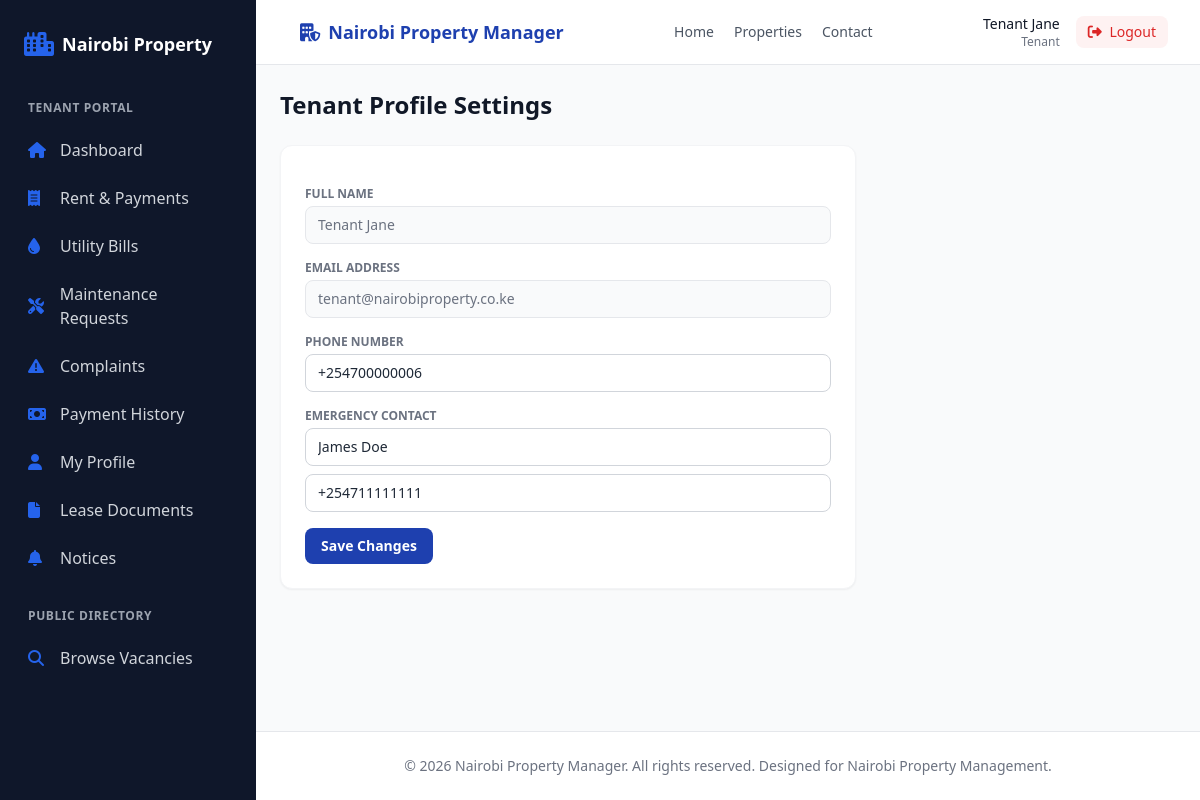
Page /tenant/profile.php (signed in) on the committed database.
### tables this page shows
CREATE TABLE IF NOT EXISTS tenants (
    id INT AUTO_INCREMENT PRIMARY KEY,
    user_id INT NULL,
    full_name VARCHAR(100) NOT NULL,
    phone VARCHAR(20) NOT NULL,
    email VARCHAR(150) NOT NULL,
    national_id VARCHAR(50) NOT NULL UNIQUE,
    gender ENUM('Male', 'Female', 'Other') NOT NULL,
    date_of_birth DATE NULL,
    emergency_contact_name VARCHAR(100),
    emergency_contact_phone VARCHAR(20),
    occupation VARCHAR(100),
    employer VARCHAR(100),
    current_address TEXT,
    profile_photo VARCHAR(255),
    status ENUM('Active', 'Inactive', 'Evicted', 'Blacklisted') DEFAULT 'Active',
    created_at TIMESTAMP DEFAULT CURRENT_TIMESTAMP,
    FOREIGN KEY (user_id) REFERENCES users(id) ON DELETE SET NULL
);

### config/auth.php (called while the page is built, shortened)
<?php
function isLoggedIn() {
    return isset($_SESSION['user_id']) && !empty($_SESSION['user_id']);
}
function getCurrentUser() {
    return [
        'id' => $_SESSION['user_id'] ?? null,
        'role_id' => $_SESSION['role_id'] ?? null,
        'role_name' => $_SESSION['role_name'] ?? null,
        'full_name' => $_SESSION['full_name'] ?? '',
        'email' => $_SESSION['email'] ?? ''
    ];
}

### includes/functions.php (called while the page is built, shortened)
<?php
function e($string) {
    return htmlspecialchars($string ?? '', ENT_QUOTES, 'UTF-8');
}

### tenant/profile.php (the view, shortened to what this page needs)
<?php
require_once __DIR__ . '/../config/auth.php';
require_once __DIR__ . '/../includes/functions.php';
$db = db();
$user = getCurrentUser();
$tenant_stmt = $db->prepare("SELECT * FROM tenants WHERE user_id = ?");
$tenant_stmt->execute([$user['id']]);
$tenant = $tenant_stmt->fetch();
include __DIR__ . '/../includes/header.php';
?>
<div class="flex h-screen bg-gray-50 overflow-hidden">
    <?php include __DIR__ . '/../includes/sidebar.php'; ?>
    <div class="flex-1 flex flex-col overflow-y-auto">
        <?php include __DIR__ . '/../includes/navbar.php'; ?>
        <main class="flex-1 p-6 space-y-6">
            <h1 class="text-2xl font-bold text-gray-900">Tenant Profile Settings</h1>
            <div class="bg-white p-6 rounded-xl border border-gray-100 shadow-sm max-w-xl">
                <form method="POST" class="space-y-4">
                    <div>
                        <label class="block text-xs font-semibold text-gray-500 uppercase mb-1">Full Name</label>
                        <input type="text" disabled value="<?php echo e($tenant['full_name']); ?>" class="w-full px-3 py-2 border border-gray-200 rounded-lg text-sm bg-gray-50 text-gray-500">
                    </div>
                    <div>
                        <label class="block text-xs font-semibold text-gray-500 uppercase mb-1">Email Address</label>
                        <input type="email" disabled value="<?php echo e($tenant['email']); ?>" class="w-full px-3 py-2 border border-gray-200 rounded-lg text-sm bg-gray-50 text-gray-500">
                    </div>
                    <div>
                        <label class="block text-xs font-semibold text-gray-500 uppercase mb-1">Phone Number</label>
                    <input type="text" name="phone_number" value="<?php echo e($tenant['phone']); ?>" class="w-full px-3 py-2 border border-gray-300 rounded-lg text-sm outline-none">
                    </div>
                    <div>
                        <label class="block text-xs font-semibold text-gray-500 uppercase mb-1">Emergency Contact</label>
                        <input type="text" name="emergency_contact_name" value="<?php echo e($tenant['emergency_contact_name'] ?? ''); ?>" placeholder="Contact name" class="w-full px-3 py-2 border border-gray-300 rounded-lg text-sm outline-none">
                        <input type="tel" name="emergency_contact_phone" value="<?php echo e($tenant['emergency_contact_phone'] ?? ''); ?>" placeholder="Contact phone" class="w-full mt-2 px-3 py-2 border border-gray-300 rounded-lg text-sm outline-none">
                    </div>
                    <button type="submit" class="bg-primary text-white font-semibold px-4 py-2 rounded-lg text-sm">Save Changes</button>
                </form>
            </div>
        </main>
        <?php include __DIR__ . '/../includes/footer.php'; ?>

### includes/navbar.php (shortened to what this page needs)
<?php
require_once __DIR__ . '/../config/auth.php';
require_once __DIR__ . '/functions.php';
$currentUser = getCurrentUser();
?>
<header class="bg-white border-b border-gray-200 sticky top-0 z-30">
    <div class="max-w-7xl mx-auto px-4 sm:px-6 lg:px-8 h-16 flex items-center justify-between">
        <div class="flex items-center space-x-3">
            <a href="<?php echo BASE_URL; ?>/public/index.php" class="font-bold text-lg text-primary flex items-center space-x-2">
                <i class="fa-solid fa-building-shield"></i>
                <span class="hidden sm:inline"><?php echo APP_NAME; ?></span>
            </a>
        </div>
        <nav class="hidden md:flex items-center gap-5 text-sm font-medium text-gray-600" aria-label="Main navigation">
            <a href="<?php echo BASE_URL; ?>/">Home</a>
            <a href="<?php echo BASE_URL; ?>/public/properties.php">Properties</a>
            <a href="<?php echo BASE_URL; ?>/public/contact.php">Contact</a>
        </nav>
        <div class="flex items-center space-x-4">
            <?php if ($currentUser): ?>
                <div class="text-right hidden sm:block">
                    <p class="text-sm font-medium text-gray-900"><?php echo e($currentUser['full_name']); ?></p>
                    <p class="text-xs text-gray-500 capitalize"><?php echo e(str_replace('_', ' ', $currentUser['role_name'] ?? 'User')); ?></p>
                </div>
                <form method="post" action="<?php echo BASE_URL; ?>/api/logout.php">
                    <button type="submit" class="text-sm bg-red-50 text-red-600 hover:bg-red-100 px-3 py-1.5 rounded-lg font-medium transition"><i class="fa-solid fa-right-from-bracket mr-1"></i> Logout</button>
                </form>
            <?php else: ?>
                <a href="<?php echo BASE_URL; ?>/public/login.php" class="text-sm hover:text-primary px-2 py-2">Login</a>
                <a href="<?php echo BASE_URL; ?>/public/register.php" class="text-sm bg-primary text-white hover:bg-blue-800 px-4 py-2 rounded-lg font-medium transition">Register</a>
            <?php endif; ?>
        </div>
    </div>
</header>

### assets/app.css (style rules this page uses)
:root { --color-primary: #1e40af; --color-secondary: #0f172a; --color-accent: #f59e0b; --color-success: #10b981; --color-danger: #ef4444; }
body { font-family: 'Inter', system-ui, -apple-system, BlinkMacSystemFont, "Segoe UI", Roboto, "Helvetica Neue", Arial, sans-serif; background-color: #f8fafc; color: #1e293b; margin: 0; padding: 0; -webkit-font-smoothing: antialiased; }

### rows in the picture
tenants: full_name "Tenant Jane", email "tenant@nairobiproperty.co.ke", phone_number "+254700000006", emergency_contact_name "James Doe", emergency_contact_phone "+254711111111"

### other values in the picture
APP_NAME "Nairobi Property Manager"
str_replace('_', ' ', $currentUser['role_name'] ?? 'User') "Tenant"
